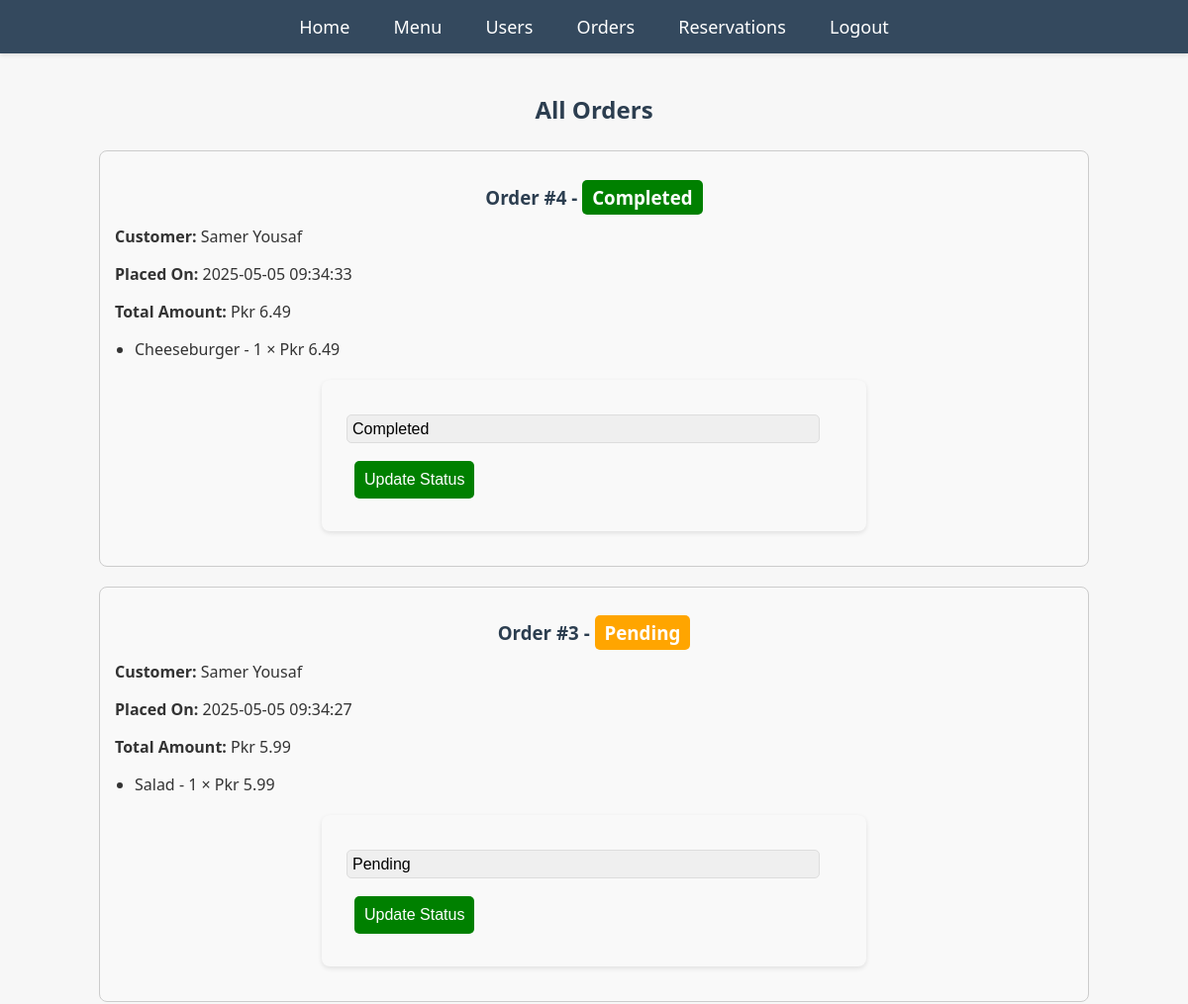
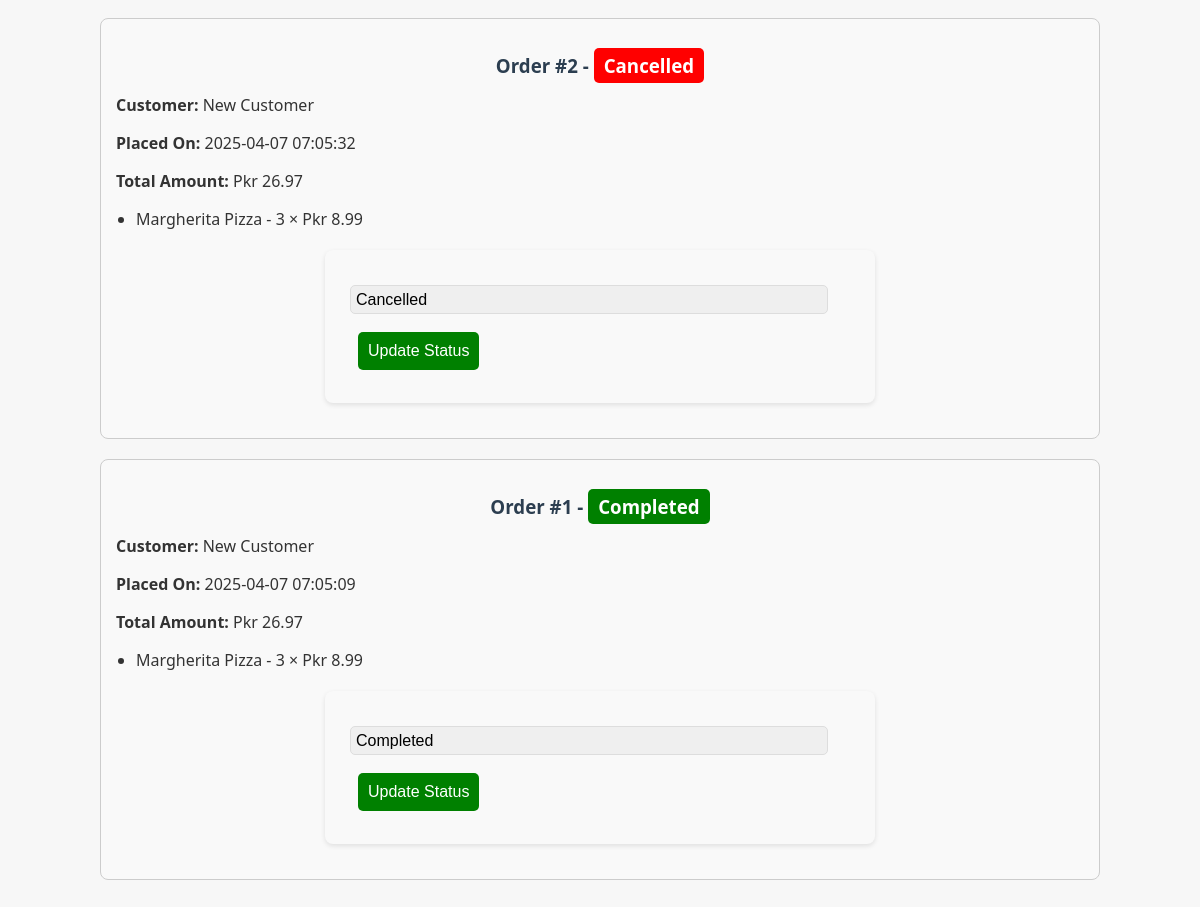
Screenshot of /admin/admin_orders.php (signed in) with the database file from the repository (2 pictures, top to bottom).
### tables this page shows
CREATE TABLE `orders` (
  `id` int(11) NOT NULL,
  `user_id` int(11) NOT NULL,
  `total_amount` decimal(10,2) NOT NULL,
  `status` enum('pending','preparing','completed','cancelled') DEFAULT 'pending',
  `created_at` timestamp NOT NULL DEFAULT current_timestamp()
);

CREATE TABLE `users` (
  `user_id` int(11) NOT NULL,
  `name` varchar(255) NOT NULL,
  `email` varchar(255) NOT NULL,
  `password` varchar(255) NOT NULL,
  `phone` varchar(15) NOT NULL,
  `address` text NOT NULL,
  `city` varchar(100) NOT NULL,
  `role` enum('customer','admin') NOT NULL DEFAULT 'customer',
  `created_at` timestamp NOT NULL DEFAULT current_timestamp()
);

CREATE TABLE `menu` (
  `id` int(11) NOT NULL,
  `item_name` varchar(100) NOT NULL,
  `description` text NOT NULL,
  `price` decimal(8,2) NOT NULL,
  `image_url` varchar(255) DEFAULT NULL,
  `created_at` timestamp NOT NULL DEFAULT current_timestamp()
);

CREATE TABLE `order_items` (
  `id` int(11) NOT NULL,
  `order_id` int(11) NOT NULL,
  `menu_item_id` int(11) NOT NULL,
  `quantity` int(11) NOT NULL,
  `price_each` decimal(8,2) NOT NULL
);

### admin/admin_orders.php (the view, shortened to what this page needs)
<?php
include('config.php');
$sql = "
SELECT
    o.id AS order_id,
    o.user_id,
    o.total_amount,
    o.status,
    o.created_at,
    oi.quantity,
    oi.price_each,
    m.item_name,
    u.name AS customer_name
FROM orders o
JOIN order_items oi ON o.id = oi.order_id
JOIN menu m ON oi.menu_item_id = m.id
JOIN users u ON o.user_id = u.user_id
ORDER BY o.created_at DESC";
$result = mysqli_query($conn, $sql);
$orders = [];
while ($row = mysqli_fetch_assoc($result)) {
    $orders[$row['order_id']]['customer_name'] = $row['customer_name'];
    $orders[$row['order_id']]['total_amount'] = $row['total_amount'];
    $orders[$row['order_id']]['status'] = $row['status'];
    $orders[$row['order_id']]['created_at'] = $row['created_at'];
    $orders[$row['order_id']]['items'][] = [
        'item_name' => $row['item_name'],
        'quantity' => $row['quantity'],
        'price_each' => $row['price_each']
    ];
}
function getStatusColor($status) {
    switch ($status) {
        case 'pending':
            return 'orange';
        case 'completed':
            return 'green';
        case 'cancelled':
            return 'red';
    }
}
?>
<!DOCTYPE html>
<html lang="en">
<head>
    <link rel="stylesheet" href="../CSS/style.css">
</head>
<body>
<?php include('navbar.php'); ?>
<div style="max-width: 1000px; margin: auto; padding: 20px;">
    <h2>All Orders</h2>
    <?php if (empty($orders)) : ?>
        <p>No orders have been placed yet.</p>
    <?php else : ?>
        <?php foreach ($orders as $order_id => $order) : ?>
            <div class="order-box">
                <h3>Order #<?php echo $order_id; ?> -
                    <span class="status" style="background-color: <?php echo getStatusColor($order['status']); ?>;">
                        <?php echo ucfirst($order['status']); ?>
                    </span>
                </h3>
                <p><strong>Customer:</strong> <?php echo $order['customer_name']; ?></p>
                <p><strong>Placed On:</strong> <?php echo $order['created_at']; ?></p>
                <p><strong>Total Amount:</strong> Pkr <?php echo number_format($order['total_amount'], 2); ?></p>
                <ul>
                    <?php foreach ($order['items'] as $item) : ?>
                        <li>
                            <?php echo $item['item_name']; ?> -
                            <?php echo $item['quantity']; ?> ×
                            Pkr <?php echo number_format($item['price_each'], 2); ?>
                        </li>
                    <?php endforeach; ?>
                </ul>
                <form action="admin_orders.php" method="POST">
                    <select name="status" class="status-select" required>
                        <option value="pending" <?php if ($order['status'] == 'pending') echo 'selected'; ?>>Pending</option>
                        <option value="completed" <?php if ($order['status'] == 'completed') echo 'selected'; ?>>Completed</option>
                        <option value="cancelled" <?php if ($order['status'] == 'cancelled') echo 'selected'; ?>>Cancelled</option>
                    </select>
                    <button type="submit" style="padding: 10px; background: green; color: white; border: none; border-radius: 5px;">Update Status</button>
                </form>
            </div>
        <?php endforeach; ?>
    <?php endif; ?>
</div>
</body>
</html>

### CSS/style.css (style rules this page uses)
body { font-family: 'Segoe UI', Tahoma, Geneva, Verdana, sans-serif; margin: 0; padding: 0; background-color: #f7f7f7; color: #333; }
h1,h2,h3,h4 { text-align: center; color: #2c3e50; margin-bottom: 25px; }
button { background-color: #3498db; color: white; border: none; padding: 12px 20px; margin: 8px; cursor: pointer; border-radius: 8px; font-size: 16px; transition: background-color 0.3s ease; }
form { width: 90%; max-width: 500px; margin: 20px auto; padding: 25px; background-color: #f9f9f9; border-radius: 8px; box-shadow: 0 2px 5px rgba(0, 0, 0, 0.1); }
input, textarea, select { width: calc(100% - 22px); padding: 12px; margin: 10px 0; border: 1px solid #ddd; border-radius: 6px; box-sizing: border-box; font-size: 16px; }
select { appearance: none; -webkit-appearance: none; -moz-appearance: none; background-repeat: no-repeat; background-position: right 10px center; background-size: 20px; }

### admin/admin_orders.php (style rules this page uses)
.order-box { border: 1px solid #ccc; margin-bottom: 20px; padding: 15px; border-radius: 8px; background-color: #f9f9f9; }
.order-box h3 { margin-bottom: 10px; }
.order-box ul { padding-left: 20px; }
.order-box ul li { margin-bottom: 5px; }
.status { font-weight: bold; padding: 5px 10px; border-radius: 5px; color: white; }
.status-select { margin-top: 10px; padding: 5px; border-radius: 5px; cursor: pointer; }

### rows the page displays
orders: order_id "4", status "Completed", user.name "Samer Yousaf", created_at "2025-05-05 09:34:33", total_amount "6.49", menu.item_name "Cheeseburger", order_items.quantity "1", order_items.price_each "6.49"
orders: order_id "3", status "Pending", user.name "Samer Yousaf", created_at "2025-05-05 09:34:27", total_amount "5.99", menu.item_name "Salad", order_items.quantity "1", order_items.price_each "5.99"
orders: order_id "2", status "Cancelled", user.name "New Customer", created_at "2025-04-07 07:05:32", total_amount "26.97", item_name "Margherita Pizza", quantity "3", price_each "8.99"
orders: order_id "1", status "Completed", user.name "New Customer", created_at "2025-04-07 07:05:09", total_amount "26.97", item_name "Margherita Pizza", quantity "3", price_each "8.99"
